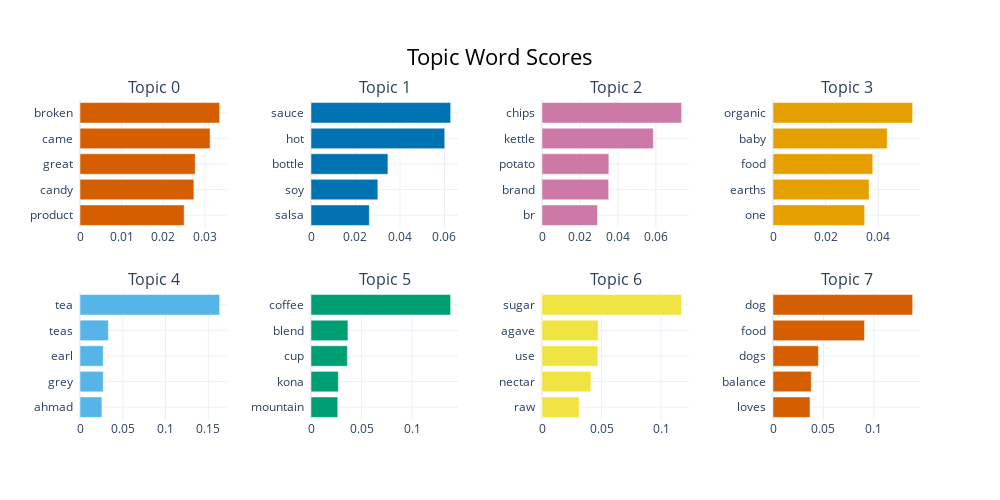

Write notebook code for a chart like this one.
### Code cell
topic_model.visualize_barchart()

### Figure 1 — Plotly figure (JSON) as saved in the notebook; plotly's stock layout.template omitted (floating-point values rounded to 4 significant figures)
{"data": [{"marker": {"color": "#D55E00"}, "orientation": "h", "type": "bar", "x": [0.02501, 0.02734, 0.02767, 0.03124, 0.03353], "xaxis": "x", "y": ["product  ", "candy  ", "great  ", "came  ", "broken  "], "yaxis": "y"}, {"marker": {"color": "#0072B2"}, "orientation": "h", "type": "bar", "x": [0.02622, 0.03004, 0.03458, 0.06012, 0.06278], "xaxis": "x2", "y": ["salsa  ", "soy  ", "bottle  ", "hot  ", "sauce  "], "yaxis": "y2"}, {"marker": {"color": "#CC79A7"}, "orientation": "h", "type": "bar", "x": [0.02923, 0.03513, 0.03523, 0.05865, 0.07358], "xaxis": "x3", "y": ["br  ", "brand  ", "potato  ", "kettle  ", "chips  "], "yaxis": "y3"}, {"marker": {"color": "#E69F00"}, "orientation": "h", "type": "bar", "x": [0.03481, 0.03651, 0.03789, 0.04338, 0.05305], "xaxis": "x4", "y": ["one  ", "earths  ", "food  ", "baby  ", "organic  "], "yaxis": "y4"}, {"marker": {"color": "#56B4E9"}, "orientation": "h", "type": "bar", "x": [0.02561, 0.02716, 0.02716, 0.0331, 0.1632], "xaxis": "x5", "y": ["ahmad  ", "grey  ", "earl  ", "teas  ", "tea  "], "yaxis": "y5"}, {"marker": {"color": "#009E73"}, "orientation": "h", "type": "bar", "x": [0.02648, 0.02701, 0.03602, 0.03655, 0.1382], "xaxis": "x6", "y": ["mountain  ", "kona  ", "cup  ", "blend  ", "coffee  "], "yaxis": "y6"}, {"marker": {"color": "#F0E442"}, "orientation": "h", "type": "bar", "x": [0.03126, 0.0411, 0.04692, 0.04723, 0.1173], "xaxis": "x7", "y": ["raw  ", "nectar  ", "use  ", "agave  ", "sugar  "], "yaxis": "y7"}, {"marker": {"color": "#D55E00"}, "orientation": "h", "type": "bar", "x": [0.0367, 0.03793, 0.04503, 0.09068, 0.1384], "xaxis": "x8", "y": ["loves  ", "balance  ", "dogs  ", "food  ", "dog  "], "yaxis": "y8"}], "layout": {"annotations": [{"font": {"size": 16}, "showarrow": false, "text": "Topic 0", "x": 0.0875, "xanchor": "center", "xref": "paper", "y": 1, "yanchor": "bottom", "yref": "paper"}, {"font": {"size": 16}, "showarrow": false, "text": "Topic 1", "x": 0.3625, "xanchor": "center", "xref": "paper", "y": 1, "yanchor": "bottom", "yref": "paper"}, {"font": {"size": 16}, "showarrow": false, "text": "Topic 2", "x": 0.6375, "xanchor": "center", "xref": "paper", "y": 1, "yanchor": "bottom", "yref": "paper"}, {"font": {"size": 16}, "showarrow": false, "text": "Topic 3", "x": 0.9125, "xanchor": "center", "xref": "paper", "y": 1, "yanchor": "bottom", "yref": "paper"}, {"font": {"size": 16}, "showarrow": false, "text": "Topic 4", "x": 0.0875, "xanchor": "center", "xref": "paper", "y": 0.4, "yanchor": "bottom", "yref": "paper"}, {"font": {"size": 16}, "showarrow": false, "text": "Topic 5", "x": 0.3625, "xanchor": "center", "xref": "paper", "y": 0.4, "yanchor": "bottom", "yref": "paper"}, {"font": {"size": 16}, "showarrow": false, "text": "Topic 6", "x": 0.6375, "xanchor": "center", "xref": "paper", "y": 0.4, "yanchor": "bottom", "yref": "paper"}, {"font": {"size": 16}, "showarrow": false, "text": "Topic 7", "x": 0.9125, "xanchor": "center", "xref": "paper", "y": 0.4, "yanchor": "bottom", "yref": "paper"}], "height": 500, "hoverlabel": {"bgcolor": "white", "font": {"family": "Rockwell", "size": 16}}, "showlegend": false, "title": {"font": {"color": "Black", "size": 22}, "text": "Topic Word Scores", "x": 0.5, "xanchor": "center", "yanchor": "top"}, "width": 1000, "xaxis": {"anchor": "y", "domain": [0, 0.175], "showgrid": true}, "xaxis2": {"anchor": "y2", "domain": [0.275, 0.45], "showgrid": true}, "xaxis3": {"anchor": "y3", "domain": [0.55, 0.725], "showgrid": true}, "xaxis4": {"anchor": "y4", "domain": [0.825, 1], "showgrid": true}, "xaxis5": {"anchor": "y5", "domain": [0, 0.175], "showgrid": true}, "xaxis6": {"anchor": "y6", "domain": [0.275, 0.45], "showgrid": true}, "xaxis7": {"anchor": "y7", "domain": [0.55, 0.725], "showgrid": true}, "xaxis8": {"anchor": "y8", "domain": [0.825, 1], "showgrid": true}, "yaxis": {"anchor": "x", "domain": [0.6, 1], "showgrid": true}, "yaxis2": {"anchor": "x2", "domain": [0.6, 1], "showgrid": true}, "yaxis3": {"anchor": "x3", "domain": [0.6, 1], "showgrid": true}, "yaxis4": {"anchor": "x4", "domain": [0.6, 1], "showgrid": true}, "yaxis5": {"anchor": "x5", "domain": [0, 0.4], "showgrid": true}, "yaxis6": {"anchor": "x6", "domain": [0, 0.4], "showgrid": true}, "yaxis7": {"anchor": "x7", "domain": [0, 0.4], "showgrid": true}, "yaxis8": {"anchor": "x8", "domain": [0, 0.4], "showgrid": true}}}
